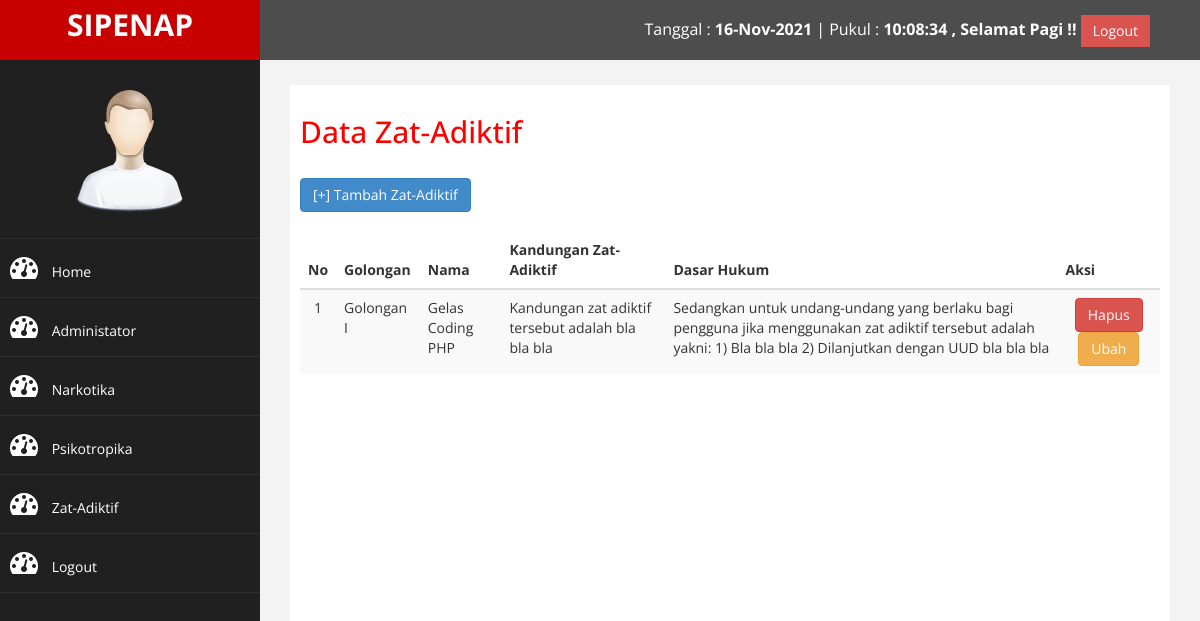
/admin/index.php?halaman=zat_adiktif (signed in), run on the app's committed database.
### tables this page shows
CREATE TABLE `zat_adiktif` (
  `id_zat_adiktif` int(11) NOT NULL,
  `golongan_zat_adiktif` varchar(20) NOT NULL,
  `nama_zat_adiktif` varchar(50) NOT NULL,
  `kandungan_zat_adiktif` text NOT NULL,
  `dasar_hukum_zat_adiktif` text NOT NULL
);

### admin/zat_adiktif.php (the view)
<h2>Data Zat-Adiktif</h2><br>
<a href="index.php?halaman=tambah_zat_adiktif" class="btn btn-primary">[+] Tambah Zat-Adiktif</a>
<br><br>
<table class="table table-striped">
  <thead>
    <tr>
      <th class="text-center">No</th>
      <th>Golongan</th>
      <th>Nama</th>
      <th>Kandungan Zat-Adiktif</th>
      <th>Dasar Hukum</th>
      <th>Aksi</th>
    </tr>
  </thead>
  <tbody>
    <?php $nomor = 1; ?>
    <?php $ambil = $koneksi->query("SELECT * FROM zat_adiktif"); ?>
    <?php while($pecah = $ambil->fetch_assoc()) { ?>
    <tr>
      <td class="text-center"><?php echo $nomor; ?></td>
      <td><?php echo $pecah["golongan_zat_adiktif"] ?></td>
      <td><?php echo $pecah["nama_zat_adiktif"] ?></td>
      <td><?php echo $pecah["kandungan_zat_adiktif"] ?></td>
      <td><?php echo $pecah["dasar_hukum_zat_adiktif"] ?></td>
      <td class="text-center">
        <a onclick="return confirm('Yakin akan menghapus data ini?')" href="index.php?halaman=hapus_zat_adiktif&id=<?php echo $pecah['id_zat_adiktif']; ?>" class="btn btn-danger">Hapus</a>
        <a href="index.php?halaman=ubah_zat_adiktif&id=<?php echo $pecah['id_zat_adiktif']; ?>" class="btn btn-warning">Ubah</a>
      </td>
    </tr>
    <?php $nomor++; ?>
    <?php } ?>
  </tbody>
</table>

### admin/assets/css/custom.css (style rules this page uses)
body { font-family: 'Open Sans', sans-serif; }
.text-center { text-align:center; }
h2 { color: #f00; }

### data on the page
zat_adiktif: golongan_zat_adiktif "Golongan I", nama_zat_adiktif "Gelas Coding PHP", kandungan_zat_adiktif "Kandungan zat adiktif tersebut adalah bla bla bla", dasar_hukum_zat_adiktif "Sedangkan untuk undang-undang yang berlaku bagi pengguna jika menggunakan zat adiktif tersebut adalah yakni: 1) Bla bla bla 2) Dilanjutkan dengan UUD bla bla bla"
